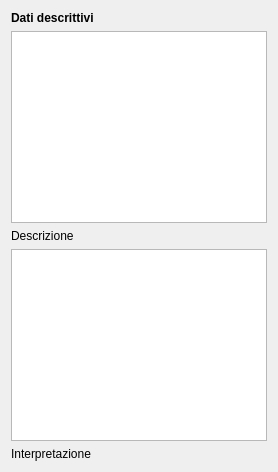
       <widget class="QWidget" name="tab">
        <attribute name="title">
         <string>Dati descrittivi</string>
        </attribute>
        <layout class="QGridLayout" name="gridLayout_7">
         <item row="0" column="0">
          <layout class="QVBoxLayout" name="verticalLayout_5">
           <item>
            <widget class="QLabel" name="label_13">
             <property name="font">
              <font>
               <weight>75</weight>
               <bold>true</bold>
              </font>
             </property>
             <property name="text">
              <string>Dati descrittivi</string>
             </property>
            </widget>
           </item>
           <item>
            <widget class="QTextEdit" name="textEdit_descrizione">
             <property name="font">
              <font>
               <pointsize>10</pointsize>
              </font>
             </property>
             <property name="html">
              <string>&lt;!DOCTYPE HTML PUBLIC &quot;-//W3C//DTD HTML 4.0//EN&quot; &quot;http://www.w3.org/TR/REC-html40/strict.dtd&quot;&gt;
&lt;html&gt;&lt;head&gt;&lt;meta name=&quot;qrichtext&quot; content=&quot;1&quot; /&gt;&lt;style type=&quot;text/css&quot;&gt;
p, li { white-space: pre-wrap; }
&lt;/style&gt;&lt;/head&gt;&lt;body style=&quot; font-family:'Lucida Grande'; font-size:10pt; font-weight:400; font-style:normal;&quot;&gt;
&lt;p style=&quot;-qt-paragraph-type:empty; margin-top:0px; margin-bottom:0px; margin-left:0px; margin-right:0px; -qt-block-indent:0; text-indent:0px; font-size:13pt;&quot;&gt;&lt;/p&gt;&lt;/body&gt;&lt;/html&gt;</string>
             </property>
            </widget>
           </item>
           <item>
            <widget class="QLabel" name="label_6">
             <property name="text">
              <string>Descrizione </string>
             </property>
            </widget>
           </item>
           <item>
            <widget class="QTextEdit" name="textEdit_interpretazione">
             <property name="font">
              <font>
               <pointsize>10</pointsize>
              </font>
             </property>
            </widget>
           </item>
           <item>
            <widget class="QLabel" name="label_7">
             <property name="text">
              <string>Interpretazione </string>
             </property>
            </widget>
           </item>
          </layout>
         </item>
        </layout>
       </widget>
